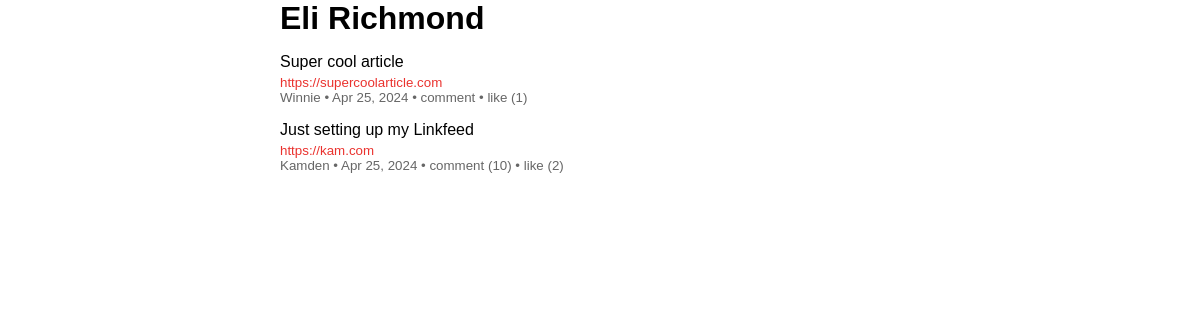
Page /Linkfeed/feed/bloge.li/ on the committed database.
### Linkfeed/models.py (models this page shows, shortened)
class Profile(models.Model):
    user = models.OneToOneField(User, on_delete=models.CASCADE)
    display_name = models.CharField(max_length=255, blank=True, null=True)
    follower = models.ManyToManyField(User, blank=True, related_name="follower_user")
    following = models.ManyToManyField(User, blank=True, related_name="following_user")
    domain = models.URLField(blank=True, null=True)

class Post(models.Model):
    user = models.ForeignKey(User, on_delete=models.CASCADE, related_name="posts")
    title = models.CharField(blank=True, max_length=255)
    body = models.URLField(blank=True, null=True)
    likes = models.ManyToManyField(User, related_name="blog_posts")
    timestamp = models.DateTimeField(auto_now_add=False, null=True)
    is_rss_feed_post = models.BooleanField(default=False)
    def total_likes(self):
        return self.likes.count()

class User(AbstractUser):
    pass

### Linkfeed/views.py (the view)
# urls.py: path("feed", views.current_user_feed, name="current_user_feed"),
def feed(request, username):
    user = User.objects.get(username=username)
    profile = Profile.objects.get(user=user)
    following_ids = profile.following.all().values_list('id', flat=True)
    posts = Post.objects.filter((Q(user__id__in=following_ids))).annotate(total_comments=Count('comments')).order_by('-timestamp')
    for post in posts:
        post.liked = post.likes.filter(id=user.id).exists()
    for post in posts:
        post.liked = post.likes.filter(id=request.user.id).exists()
    return render(request, 'Linkfeed/feed.html', {"posts" : posts, "profile" : profile})

### Linkfeed/templates/Linkfeed/feed.html (shortened to what this page needs)
{% extends "Linkfeed/layouts.html" %}
{% block name %}
    {{ profile.display_name }}
{% endblock %}
{% block body %}
    {% for post in posts %}
        {% include 'Linkfeed/posts.html' %}
    {% endfor %}
{% endblock %}

### Linkfeed/templates/Linkfeed/layouts.html (shortened to what this page needs)
{% load static %}
<html>
<head>
    <link href="{% static 'Linkfeed/bootstrap-grid.css' %}" rel="stylesheet">
    <link href="{% static 'Linkfeed/style.css' %}" rel="stylesheet">
</head>
<body>
    <h1 class="mb-0">
        <a href="{% url 'current_user_profile' %}">
        {% block name %}
        {% endblock %}
        </a>
    </h1>
    {% block body %}
    {% endblock %}
</body>
</html>

### Linkfeed/templates/Linkfeed/posts.html
<p class="mb-0">
    <a href="{{ post.body }}" target="_blank">{{ post.title }}</a>
</p>
<p class="small red my-0 pt-1">
    <a href="{{ post.body }}" target="_blank">{{ post.body }}</a>
</p>
<p class="small grey mt-0">
    <a href="{% url 'profile' post.user.username %}" target="_blank">
        {{ post.user.profile.display_name }}
    </a> •
    {{ post.timestamp|date:"b j, Y"|capfirst }} •
    <a href="{% url 'post' post.id %}">
        comment {% if post.total_comments %}({{post.total_comments}}){% endif %}
    </a> •
    <a href="#" id="like-{{ post.id }}" onclick="likePost('{{ post.id }}')">
        like {% if post.total_likes %}({{post.total_likes}}){% endif %}
    </a>
</p>

### Linkfeed/static/Linkfeed/style.css (style rules this page uses)
body { font-family: Verdana, Geneva, Tahoma, sans-serif; max-width:40em; margin: 0 auto; padding-right: .5em; padding-left: .5em; overflow-x: hidden; overflow-y: scroll; }
a { text-decoration: none; color: inherit; overflow-wrap:anywhere; }
.small { font-size: smaller; }
.grey { color: #666; }
.red { color: #EA322E; }

### rows in the picture
Profile: display_name "Eli Richmond"
Post: title "Super cool article", body "https://supercoolarticle.com", user.profile.display_name "Winnie", timestamp "Apr 25, 2024", total_likes "1"
Post: title "Just setting up my Linkfeed", body "https://kam.com", user.profile.display_name "Kamden", timestamp "Apr 25, 2024", total_comments "10", total_likes "2"
